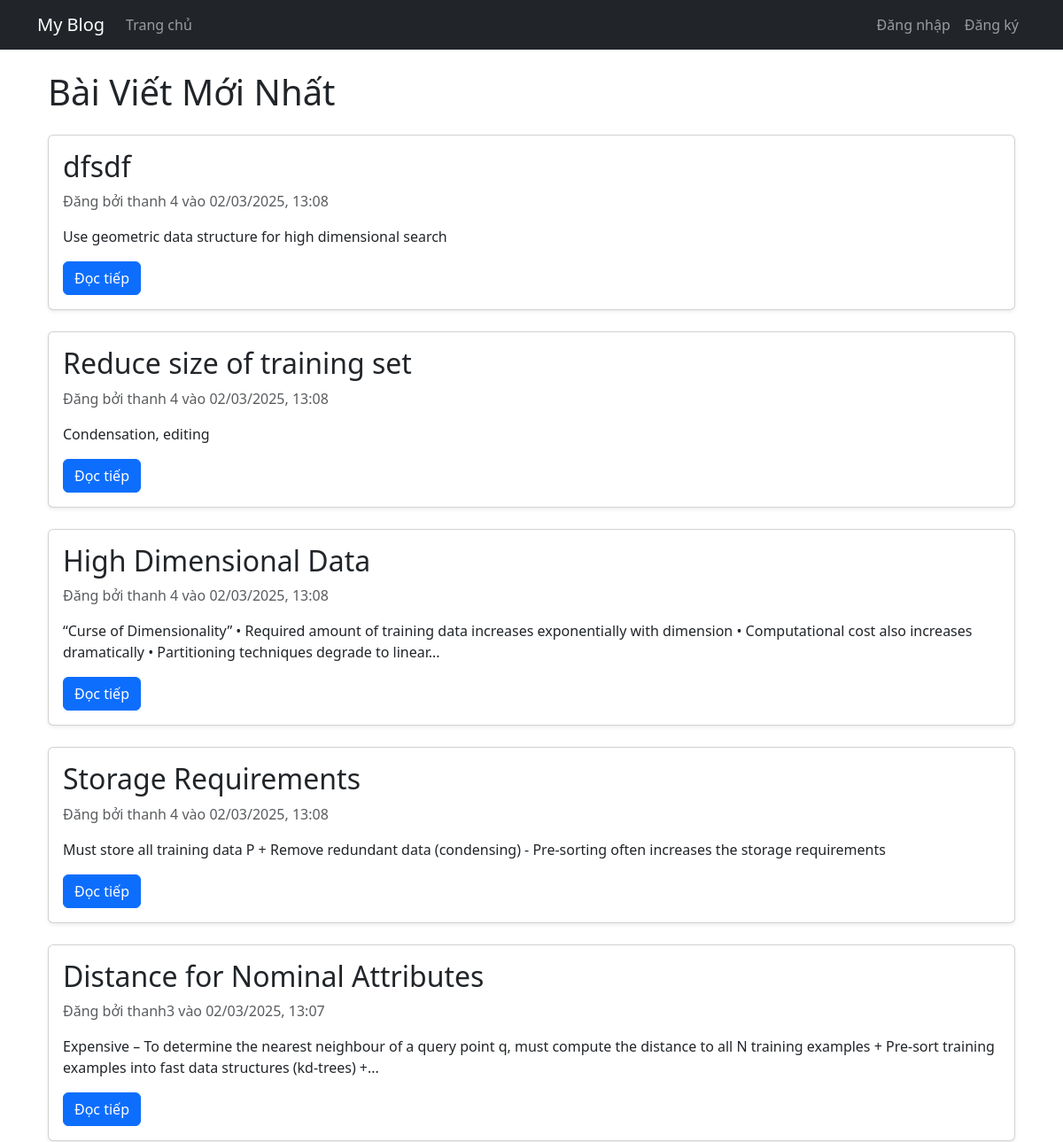
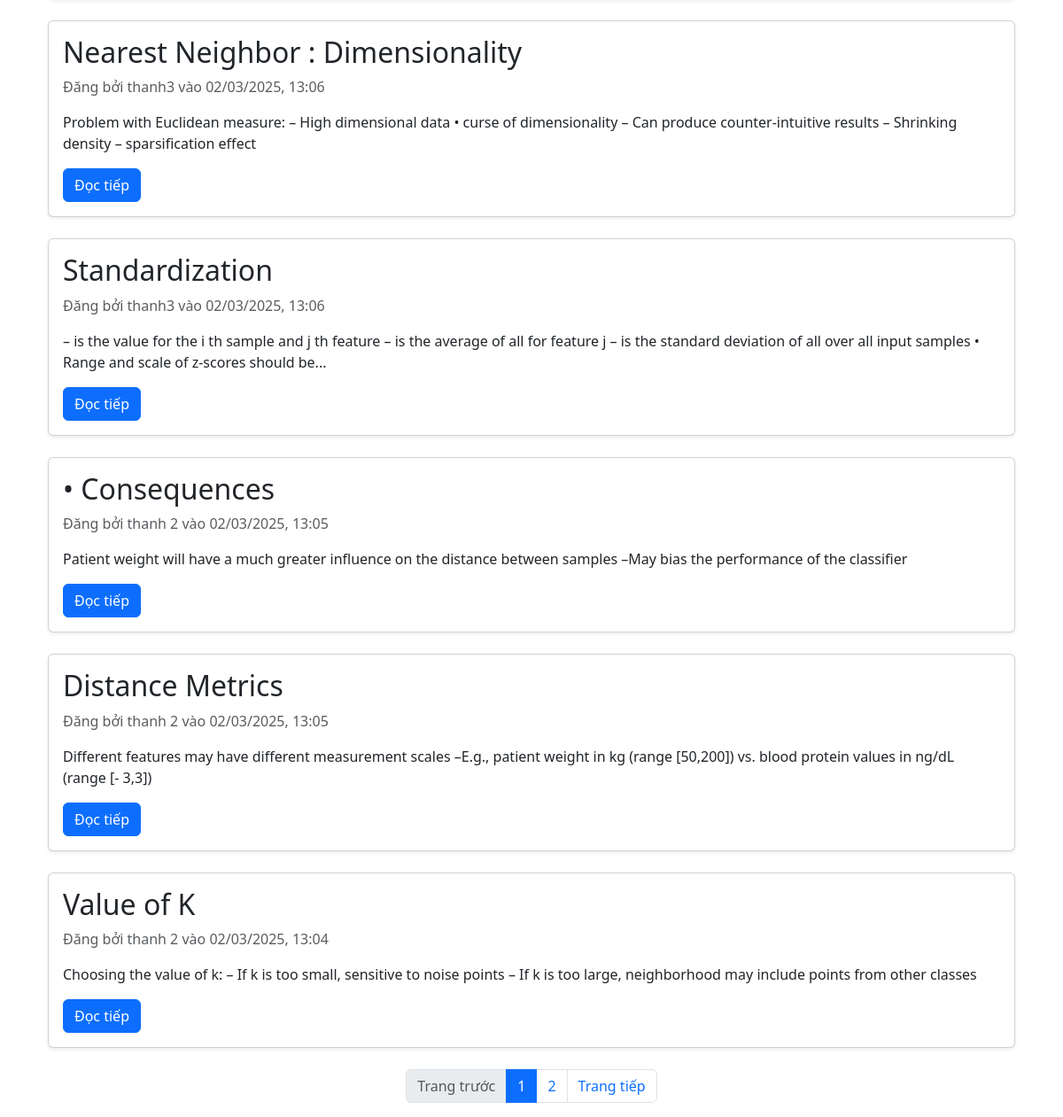
Before: / with the older database file (2 pictures, top to bottom).
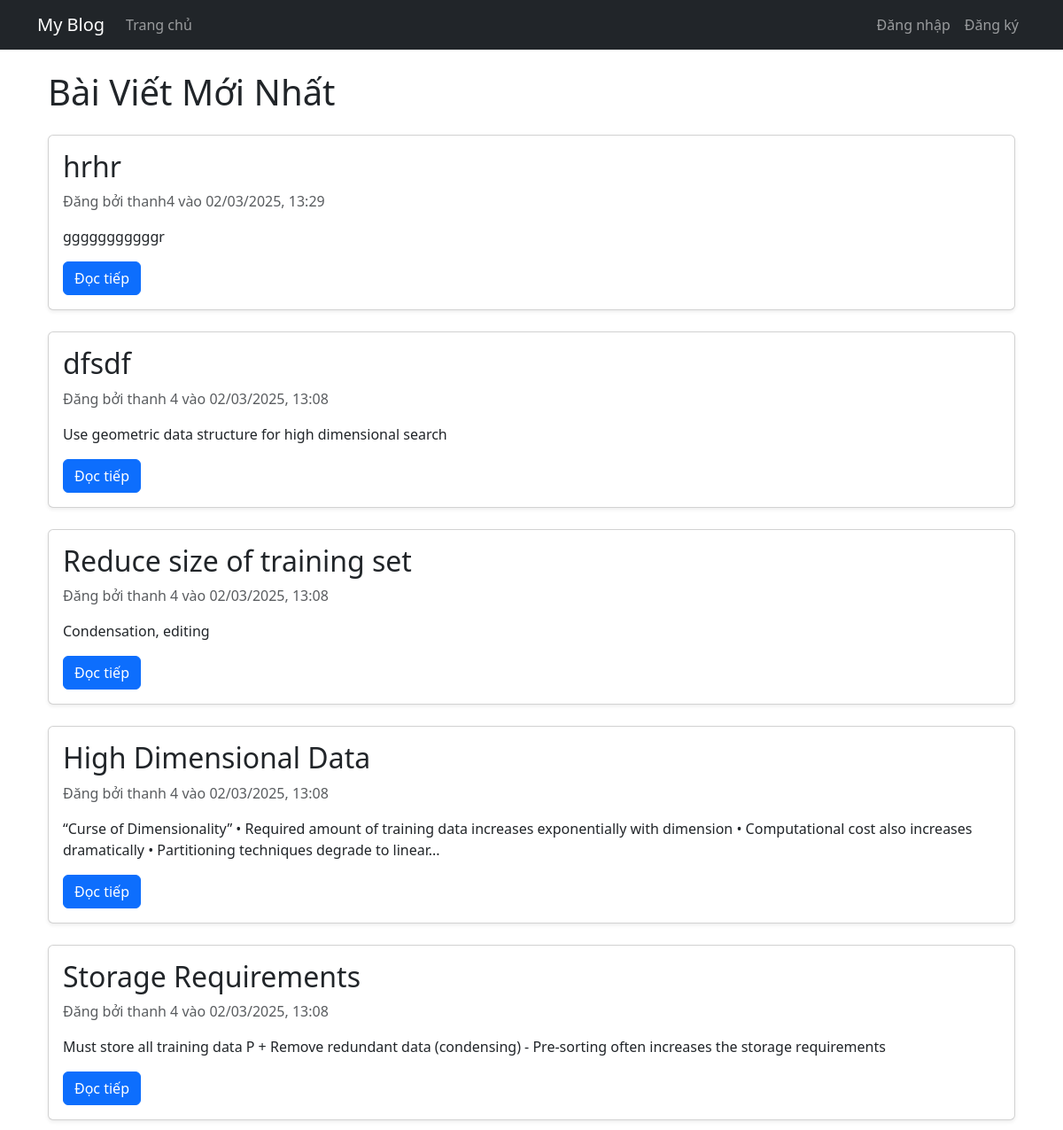
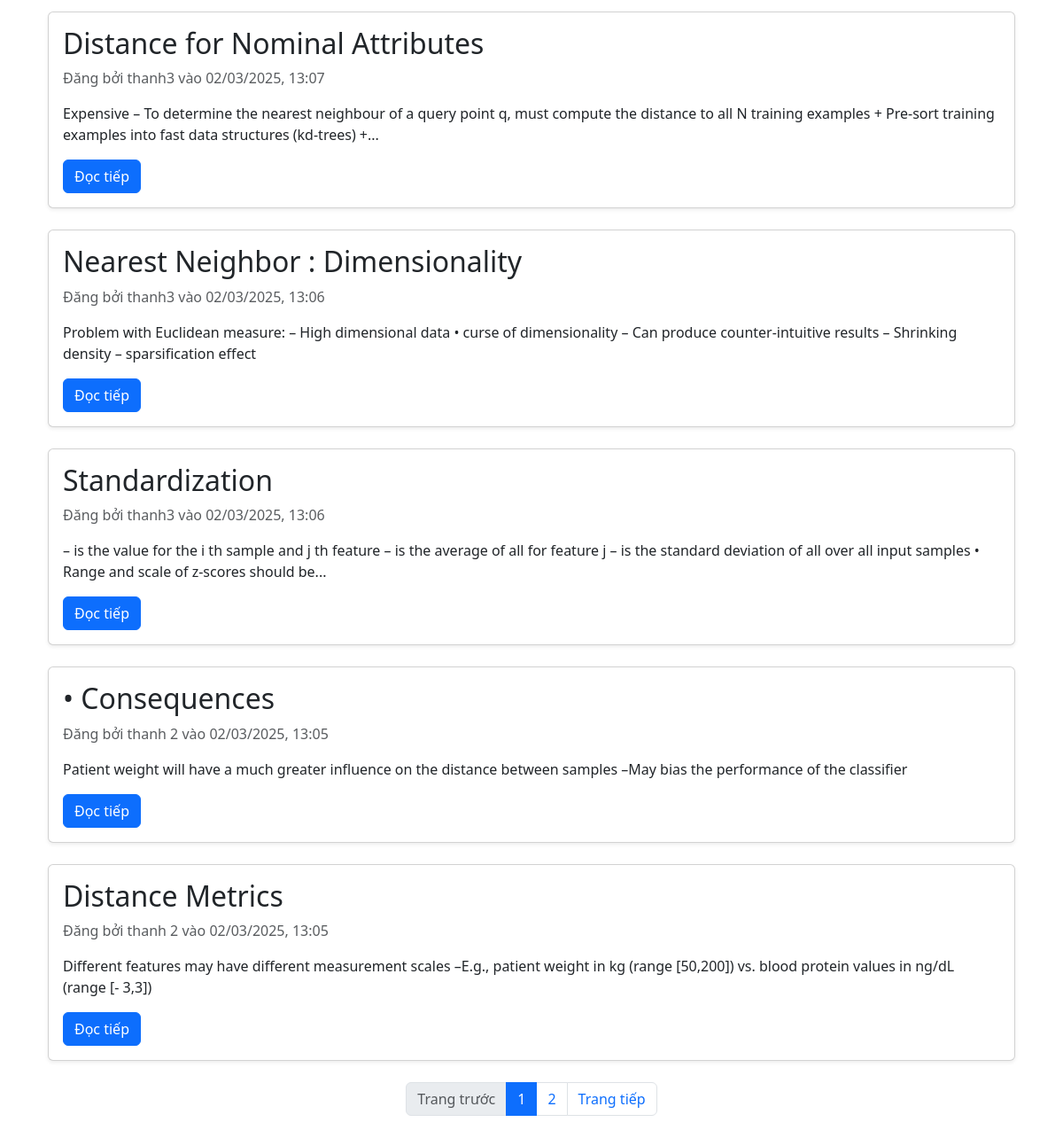
After: the same page with the newer database file (2 pictures, top to bottom).
### my_blog/app.py (models this page shows, shortened)
class Post(db.Model):
    id = db.Column(db.Integer, primary_key=True)
    title = db.Column(db.String(100), nullable=False)
    content = db.Column(db.Text, nullable=False)
    date_posted = db.Column(db.DateTime, default=datetime.utcnow)
    user_id = db.Column(db.Integer, db.ForeignKey('user.id'), nullable=False)

class User(db.Model, UserMixin):
    id = db.Column(db.Integer, primary_key=True)
    username = db.Column(db.String(20), unique=True, nullable=False)
    email = db.Column(db.String(120), unique=True, nullable=False)
    password = db.Column(db.String(60), nullable=False)
    posts = db.relationship('Post', backref='author', lazy=True)
    is_admin = db.Column(db.Boolean, default=False)
    is_blocked = db.Column(db.Boolean, default=False)

### my_blog/app.py (the view)
@app.route('/')
@app.route('/page/<int:page>')
def index(page=1):
    per_page = 10
    posts = Post.query.order_by(Post.date_posted.desc()).paginate(page=page, per_page=per_page, error_out=False)
    return render_template('index.html', posts=posts)

### my_blog/templates/index.html (shortened to what this page needs)
{% extends "layout.html" %}
{% block content %}
<div class="container mt-4">
    <h1 class="mb-4">Bài Viết Mới Nhất</h1>
    {% if posts.items %}
        {% for post in posts.items %}
        <div class="card mb-4 shadow-sm">
            <div class="card-body">
                <h2 class="card-title">{{ post.title }}</h2>
                <p class="card-text text-muted">Đăng bởi {{ post.author.username }} vào {{ post.date_posted.strftime('%d/%m/%Y, %H:%M') }}</p>
                <p class="card-text">{{ post.content|truncate(200) }}</p>
                <a href="{{ url_for('post', post_id=post.id) }}" class="btn btn-primary">Đọc tiếp</a>
            </div>
        </div>
        {% endfor %}
        <nav aria-label="Page navigation">
            <ul class="pagination justify-content-center">
                {% if posts.has_prev %}
                <li class="page-item">
                    <a class="page-link" href="{{ url_for('index', page=posts.prev_num) }}">Trang trước</a>
                </li>
                {% else %}
                <li class="page-item disabled">
                    <span class="page-link">Trang trước</span>
                </li>
                {% endif %}
                {% for page_num in posts.iter_pages(left_edge=1, right_edge=1, left_current=2, right_current=2) %}
                    {% if page_num %}
                        {% if page_num == posts.page %}
                        <li class="page-item active">
                            <span class="page-link">{{ page_num }}</span>
                        </li>
                        {% else %}
                        <li class="page-item">
                            <a class="page-link" href="{{ url_for('index', page=page_num) }}">{{ page_num }}</a>
                        </li>
                        {% endif %}
                    {% else %}
                        <li class="page-item disabled">
                            <span class="page-link">...</span>
                        </li>
                    {% endif %}
                {% endfor %}
                {% if posts.has_next %}
                <li class="page-item">
                    <a class="page-link" href="{{ url_for('index', page=posts.next_num) }}">Trang tiếp</a>
                </li>
                {% else %}
                <li class="page-item disabled">
                    <span class="page-link">Trang tiếp</span>
                </li>
                {% endif %}
            </ul>
        </nav>
    {% endif %}
</div>
{% endblock %}

Changed rows visible on the page:
no longer on this page (row unchanged): Post: title "Value of K", author.username "thanh 2", date_posted "02/03/2025, 13:04", content "Choosing the value of k: – If k is too small, sensitive to noise points – If k is too large, neighborhood may include points from other classes"
added Post: title "hrhr", author.username "thanh4", date_posted "02/03/2025, 13:29", content "gggggggggggr"
